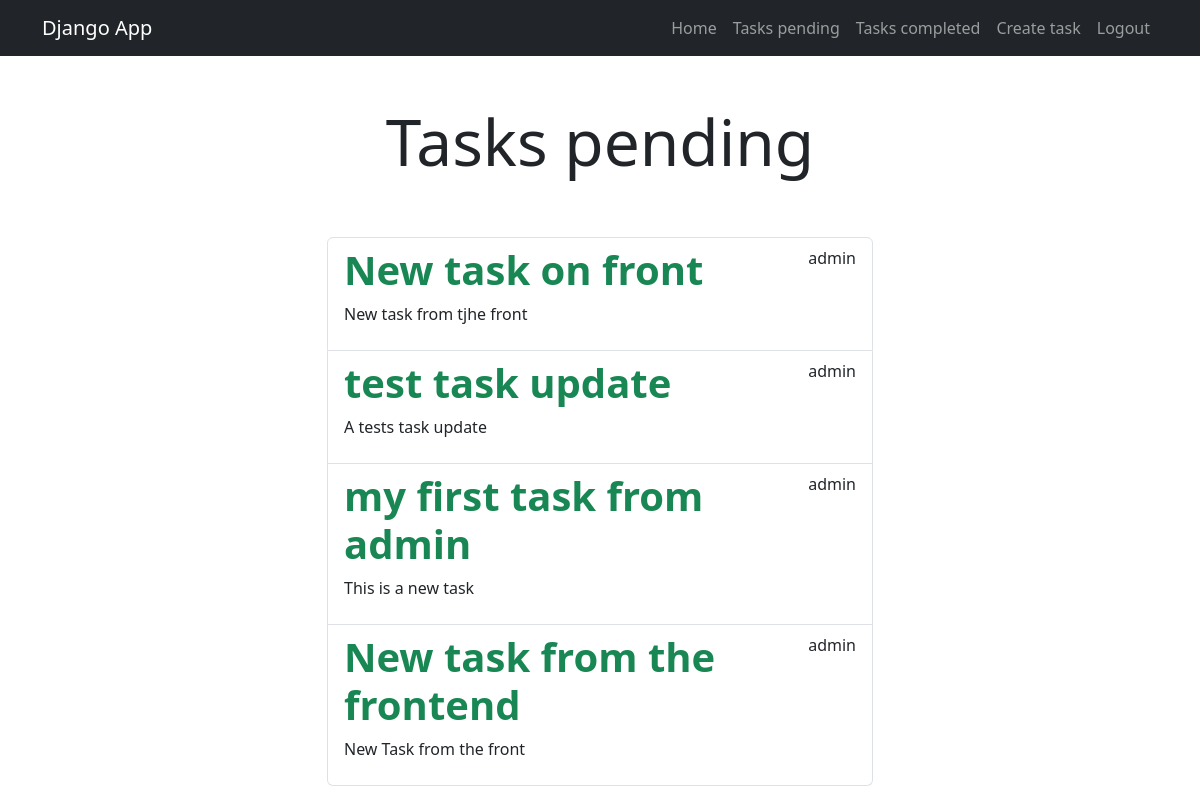
/tasks_completed/ (signed in), run on an earlier commit of the app's database.
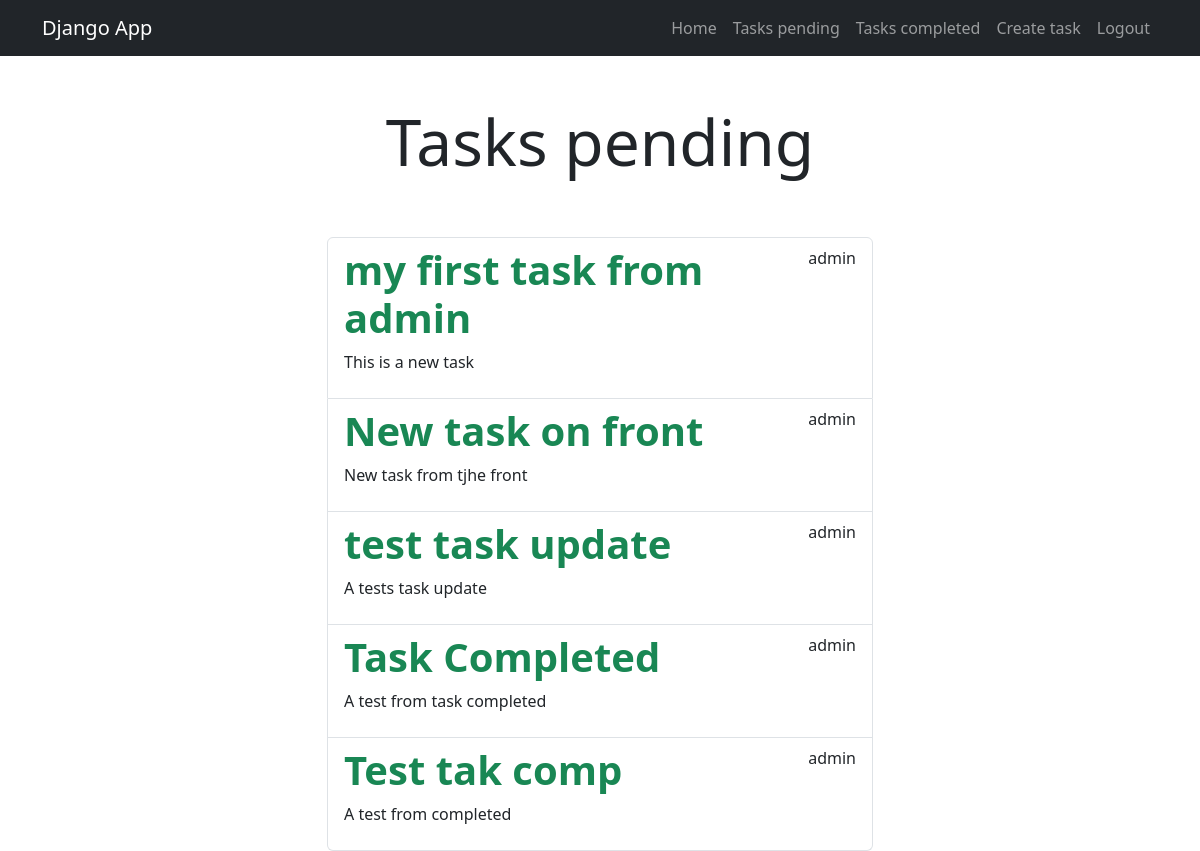
And on a later commit of the database.
### tasks/models.py (models this page shows, shortened)
class Task(models.Model):
    title = models.CharField(max_length=100)
    description = models.TextField(blank=True)
    created = models.DateTimeField(auto_now_add=True)
    datecompleted = models.DateTimeField(null=True, blank=True)
    important = models.BooleanField(default=False)
    user = models.ForeignKey(User, on_delete=models.CASCADE)

### tasks/views.py (the view)
# urls.py: path('tasks_completed/', views.tasks_completed, name='tasks_completed'),
@login_required
def tasks_completed(request):
    tasks = Task.objects.filter(
        user=request.user, datecompleted__isnull=False).order_by('-datecompleted')
    return render(request, 'tasks.html', {'tasks': tasks})

### tasks/templates/tasks.html (shortened to what this page needs)
{% extends "base.html" %} {% block content %}
<main class="container">
  <div class="row">
    <div class="col-md-6 offset-md-3">
      <h1 class="text-center display-3 py-5">Tasks pending</h1>
      <ul class="list-group">
        {% for task in tasks %}
        <a class="list-group-item" href="{% url 'task_detail' task.id %}">
          <header class="d-flex justify-content-between">
            {% if task.important %}
            <h1 class="fw-bold text-success">{{task.title}}</h1>
            <p>{{task.user.username}}</p>
            {% else %}
            <h1 class="fw-bold">{{task.title}}</h1>
            {% endif %}
          </header>
          <p>{{task.description}}</p>
        </a>
        {% endfor %}
      </ul>
    </div>
  </div>
</main>
{% endblock content %}

### tasks/templates/base.html (shortened to what this page needs)
<!DOCTYPE html>
<html lang="en">
  <head>
    <link
      rel="stylesheet"
      href="https://cdn.jsdelivr.net/npm/bootstrap@5.3.3/dist/css/bootstrap.min.css"
    />
  </head>
  <nav class="navbar navbar-expand-lg bg-dark navbar-dark">
    <div class="container">
      <a class="navbar-brand" href="/">Django App</a>
      <div class="collapse navbar-collapse" id="navbarNav">
        <ul class="navbar-nav ms-auto">
          <li class="nav-item">
            <a href="/" class="nav-link">Home</a>
          </li>
          {% if user.is_authenticated %}
          <li class="nav-item">
            <a href="{% url 'tasks' %}" class="nav-link">Tasks pending</a>
          </li>
          <li class="nav-item">
            <a href="{% url 'tasks_completed' %}" class="nav-link"
              >Tasks completed</a
            >
          </li>
          <li class="nav-item">
            <a href="/tasks/create/" class="nav-link">Create task</a>
          </li>
          <li class="nav-item">
            <a href="/logout" class="nav-link">Logout</a>
          </li>
          {% endif %}
        </ul>
      </div>
    </div>
  </nav>
  <body>
    {% block content %} {% endblock %}
  </body>
</html>

What changed in the data, as far as the page shows it:
no longer on this page (row edited): Task: title "New task from the frontend", user.username "admin", description "New Task from the front"
changed Task "my first task from admin": moves up the list
added Task: title "Task Completed", user.username "admin", description "A test from task completed"
added Task: title "Test tak comp", user.username "admin", description "A test from completed"
